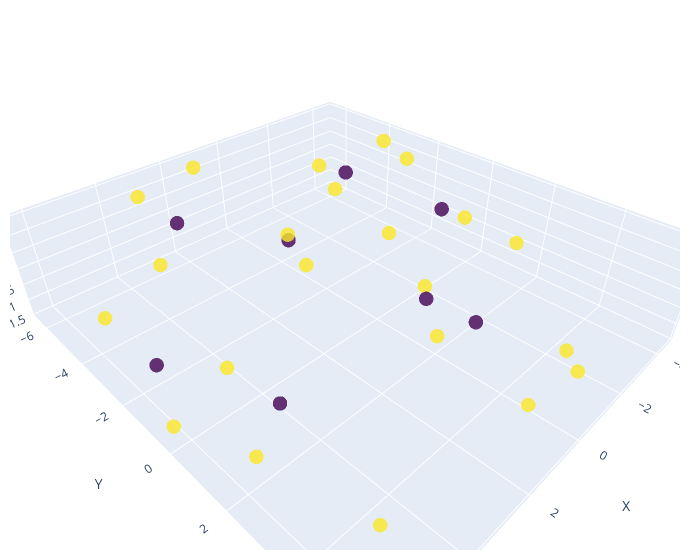
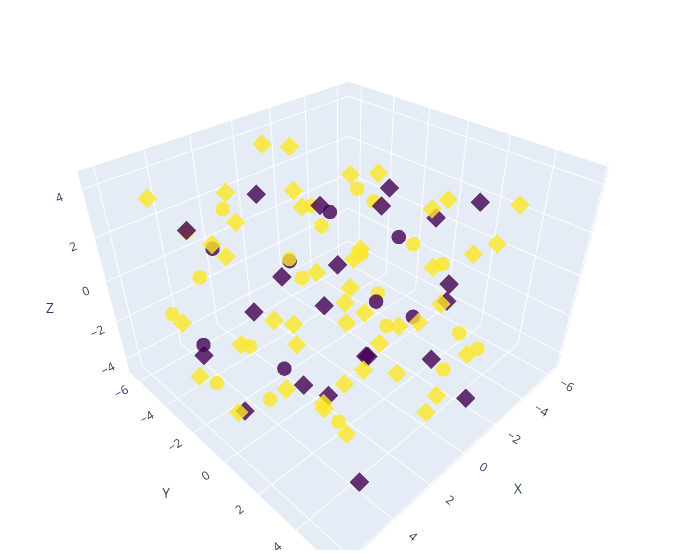

The notebook cell these images were saved under, in order:
### Code cell
ea_z.plot_fitness()
best_solution_z = ea_z.get_best_solution()

plot_atoms(best_solution_z, atom_species_by_index)
plot_solution_with_walls((wall_front, wall_back), best_solution_z, atom_species_by_index)

### Figure 1 — Plotly figure (JSON) as saved in the notebook; plotly's stock layout.template omitted (floating-point values rounded to 4 significant figures)
{"data": [{"hoverinfo": "text", "marker": {"color": [4, 4, 4, 6, 6, 6, 6, 6, 6, 6, 6, 6, 4, 4, 4, 4, 6, 6, 6, 6, 6, 6, 6, 4, 6, 6, 6, 6, 6, 6], "colorscale": [[0, "#440154"], [0.1111, "#482878"], [0.2222, "#3e4989"], [0.3333, "#31688e"], [0.4444, "#26828e"], [0.5556, "#1f9e89"], [0.6667, "#35b779"], [0.7778, "#6ece58"], [0.8889, "#b5de2b"], [1, "#fde725"]], "opacity": 0.8, "size": 5, "symbol": "circle"}, "mode": "markers", "text": ["Si", "Si", "Si", "O", "O", "O", "O", "O", "O", "O", "O", "O", "Si", "Si", "Si", "Si", "O", "O", "O", "O", "O", "O", "O", "Si", "O", "O", "O", "O", "O", "O"], "type": "scatter3d", "x": [-0.53, -4.477, -2.232, -4.137, -1.342, -2.7, -3.055, -4.095, -3.807, -2.303, -0.83, 0.5386, 1.414, 0.8141, 4.099, 2.436, 0.5332, 2.946, 0.3741, 3.283, 1.169, 1.764, 0.1921, 5.439, 4.378, 5.506, 6.136, 0.498, 6.206, 6.102], "y": [2.719, -1.42, -3.455, -2.671, 5.12, 2.27, -2.34, -0.2818, -3.367, -4.708, -2.472, 1.893, 2.6, -2.621, 0.7639, -5.599, 2.372, -6.085, -2.435, -5.945, -6.417, -1.472, 4.787, -2.223, -0.8125, 1.689, -2.783, 5.434, 5.661, -0.5412], "z": [-0.3826, -0.4306, 0.9128, 0.9941, -0.9565, 0.7278, -1.094, -0.1205, 1.472, 0.6982, 1.223, 0.82, 1.299, 0.2115, -1.217, 0.1897, -0.3969, -1.237, -0.7313, 1.216, 1.217, 1.289, -1.18, -1.122, -0.9785, -1.059, 0.3977, 1.039, 1.478, -1.437]}], "layout": {"margin": {"b": 10, "l": 10, "r": 20, "t": 10}, "scene": {"aspectmode": "data", "xaxis": {"title": {"text": "X"}}, "yaxis": {"title": {"text": "Y"}}, "zaxis": {"title": {"text": "Z"}}}, "showlegend": false, "width": 700}}

### Figure 2 — Plotly figure (JSON) as saved in the notebook; plotly's stock layout.template omitted (floating-point values rounded to 4 significant figures)
{"data": [{"hoverinfo": "text", "marker": {"color": [4, 4, 4, 6, 6, 6, 6, 6, 6, 6, 6, 6, 4, 4, 4, 4, 6, 6, 6, 6, 6, 6, 6, 4, 6, 6, 6, 6, 6, 6], "colorscale": [[0, "#440154"], [0.1111, "#482878"], [0.2222, "#3e4989"], [0.3333, "#31688e"], [0.4444, "#26828e"], [0.5556, "#1f9e89"], [0.6667, "#35b779"], [0.7778, "#6ece58"], [0.8889, "#b5de2b"], [1, "#fde725"]], "opacity": 0.8, "size": 5, "symbol": "circle"}, "mode": "markers", "text": ["Si", "Si", "Si", "O", "O", "O", "O", "O", "O", "O", "O", "O", "Si", "Si", "Si", "Si", "O", "O", "O", "O", "O", "O", "O", "Si", "O", "O", "O", "O", "O", "O"], "type": "scatter3d", "x": [-0.53, -4.477, -2.232, -4.137, -1.342, -2.7, -3.055, -4.095, -3.807, -2.303, -0.83, 0.5386, 1.414, 0.8141, 4.099, 2.436, 0.5332, 2.946, 0.3741, 3.283, 1.169, 1.764, 0.1921, 5.439, 4.378, 5.506, 6.136, 0.498, 6.206, 6.102], "y": [2.719, -1.42, -3.455, -2.671, 5.12, 2.27, -2.34, -0.2818, -3.367, -4.708, -2.472, 1.893, 2.6, -2.621, 0.7639, -5.599, 2.372, -6.085, -2.435, -5.945, -6.417, -1.472, 4.787, -2.223, -0.8125, 1.689, -2.783, 5.434, 5.661, -0.5412], "z": [-0.3826, -0.4306, 0.9128, 0.9941, -0.9565, 0.7278, -1.094, -0.1205, 1.472, 0.6982, 1.223, 0.82, 1.299, 0.2115, -1.217, 0.1897, -0.3969, -1.237, -0.7313, 1.216, 1.217, 1.289, -1.18, -1.122, -0.9785, -1.059, 0.3977, 1.039, 1.478, -1.437]}, {"hoverinfo": "text", "marker": {"color": [4, 4, 4, 4, 6, 6, 6, 6, 6, 6, 6, 6, 6, 4, 4, 4, 4, 4, 4, 6, 6, 6, 6, 6, 6, 6, 6, 6, 6, 6], "colorscale": [[0, "#440154"], [0.1111, "#482878"], [0.2222, "#3e4989"], [0.3333, "#31688e"], [0.4444, "#26828e"], [0.5556, "#1f9e89"], [0.6667, "#35b779"], [0.7778, "#6ece58"], [0.8889, "#b5de2b"], [1, "#fde725"]], "opacity": 0.8, "size": 5, "symbol": "diamond"}, "mode": "markers", "text": ["Si", "Si", "Si", "Si", "O", "O", "O", "O", "O", "O", "O", "O", "O", "Si", "Si", "Si", "Si", "Si", "Si", "O", "O", "O", "O", "O", "O", "O", "O", "O", "O", "O"], "type": "scatter3d", "x": [4.105, 0.3854, -3.994, -0.2273, 0.1945, 4.305, -0.5661, 0.8321, 1.017, -1.526, 2.223, 5.242, -1.94, 5.201, 0.7969, 4.698, -1.887, 0.2095, -3.211, -0.9538, 3.968, -3.527, 5.134, -1.357, -1.419, -1.207, 0.06643, 4.053, 0.791, 5.115], "y": [-4.47, -5.044, -1.677, -1.874, -4.631, -2.527, -3.323, 1.296, -1.911, -1.537, -4.476, -4.766, -5.554, 2.382, 5.034, 5.289, 4.077, 1.629, 1.412, 5.468, 3.879, 4.634, 1.769, 2.554, 3.139, 0.1753, 5.299, -1.305, 0.9269, -0.4796], "z": [2.251, 2.154, 2.067, 2.617, 4.408, 2.587, 1.854, 2.547, 3.697, 3.592, 3.118, 3.907, 3.352, 4.092, 2.948, 2.617, 4.411, 4.126, 2.205, 3.83, 3.837, 3.888, 2.129, 3.762, 4.319, 4.346, 3.84, 3.878, 1.953, 3.419]}, {"hoverinfo": "text", "marker": {"color": [4, 4, 4, 4, 6, 6, 6, 6, 6, 6, 4, 4, 4, 6, 6, 6, 6, 6, 6, 4, 6, 6, 6, 4, 4, 4, 6, 6, 6, 6, 4, 6, 6, 6, 6, 6, 6], "colorscale": [[0, "#440154"], [0.1111, "#482878"], [0.2222, "#3e4989"], [0.3333, "#31688e"], [0.4444, "#26828e"], [0.5556, "#1f9e89"], [0.6667, "#35b779"], [0.7778, "#6ece58"], [0.8889, "#b5de2b"], [1, "#fde725"]], "opacity": 0.8, "size": 5, "symbol": "diamond"}, "mode": "markers", "text": ["Si", "Si", "Si", "Si", "O", "O", "O", "O", "O", "O", "Si", "Si", "Si", "O", "O", "O", "O", "O", "O", "Si", "O", "O", "O", "Si", "Si", "Si", "O", "O", "O", "O", "Si", "O", "O", "O", "O", "O", "O"], "type": "scatter3d", "x": [1.047, 2.248, -1.113, 4.165, -2.592, 0.04781, -3.388, 2.727, 2.642, 5.177, -1.145, 5.823, -4.099, 4.401, 5.433, -1.163, -0.8935, 2.002, 4.274, 3.957, -3.475, -1.165, -0.5797, -0.09485, -1.836, 3.123, 1.809, 3.653, -1.723, -0.2541, -5.69, -6.364, -4.322, 1.392, 0.1203, -1.18, 2.615], "y": [-5.092, -0.4301, -0.129, -4.619, -2.902, -3.529, -0.2229, 1.294, -4.033, -3.369, -2.764, 0.603, -4.924, 1.189, -0.4572, -3.232, -1.108, -1.021, -5.765, 4.374, 3.45, 1.628, 4.115, 5.674, 2.824, 1.978, 5.383, 3.422, 2.104, 1.375, 0.6498, -0.7762, 1.287, 1.058, 0.8858, -0.3152, 1.145], "z": [-3.607, -4.131, -4.495, -3.964, -3.866, -3.989, -4.19, -3.857, -3.936, -3.662, -3.178, -2.185, -3.393, -1.718, -3.344, -1.598, -3.065, -2.479, -2.787, -4.321, -3.617, -4.405, -3.493, -2.174, -3.252, -2.376, -1.685, -2.844, -1.686, -2.336, -3.523, -2.648, -2.607, -3.64, -3.836, -2.236, -3.765]}], "layout": {"margin": {"b": 10, "l": 10, "r": 20, "t": 10}, "scene": {"aspectmode": "data", "xaxis": {"title": {"text": "X"}}, "yaxis": {"title": {"text": "Y"}}, "zaxis": {"title": {"text": "Z"}}}, "showlegend": false, "width": 700}}
